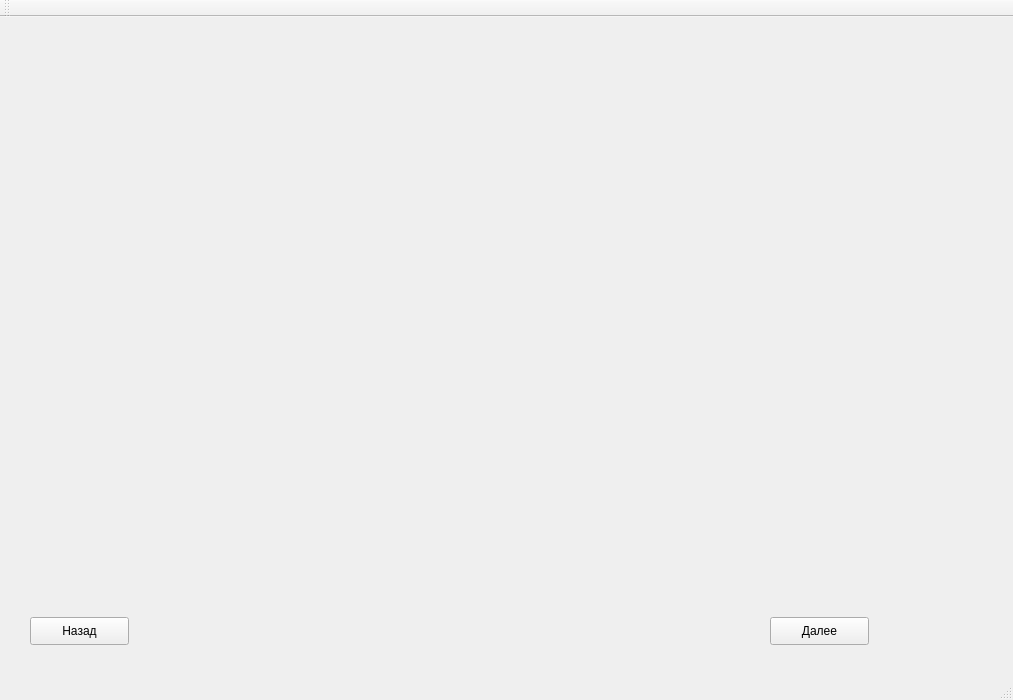
<?xml version="1.0" encoding="UTF-8"?>
<ui version="4.0">
 <class>MainWindow</class>
 <widget class="QMainWindow" name="MainWindow">
  <property name="geometry">
   <rect>
    <x>0</x>
    <y>0</y>
    <width>1013</width>
    <height>700</height>
   </rect>
  </property>
  <property name="windowTitle">
   <string>MainWindow</string>
  </property>
  <widget class="QWidget" name="centralWidget">
   <widget class="QPushButton" name="nextButton">
    <property name="geometry">
     <rect>
      <x>770</x>
      <y>600</y>
      <width>99</width>
      <height>28</height>
     </rect>
    </property>
    <property name="text">
     <string>Далее</string>
    </property>
   </widget>
   <widget class="QPushButton" name="previous">
    <property name="geometry">
     <rect>
      <x>30</x>
      <y>600</y>
      <width>99</width>
      <height>28</height>
     </rect>
    </property>
    <property name="text">
     <string>Назад</string>
    </property>
   </widget>
  </widget>
  <widget class="QMenuBar" name="menuBar">
   <property name="geometry">
    <rect>
     <x>0</x>
     <y>0</y>
     <width>1013</width>
     <height>28</height>
    </rect>
   </property>
  </widget>
  <widget class="QToolBar" name="mainToolBar">
   <attribute name="toolBarArea">
    <enum>TopToolBarArea</enum>
   </attribute>
   <attribute name="toolBarBreak">
    <bool>false</bool>
   </attribute>
  </widget>
  <widget class="QStatusBar" name="statusBar"/>
 </widget>
 <layoutdefault spacing="6" margin="11"/>
 <resources/>
 <connections/>
</ui>
